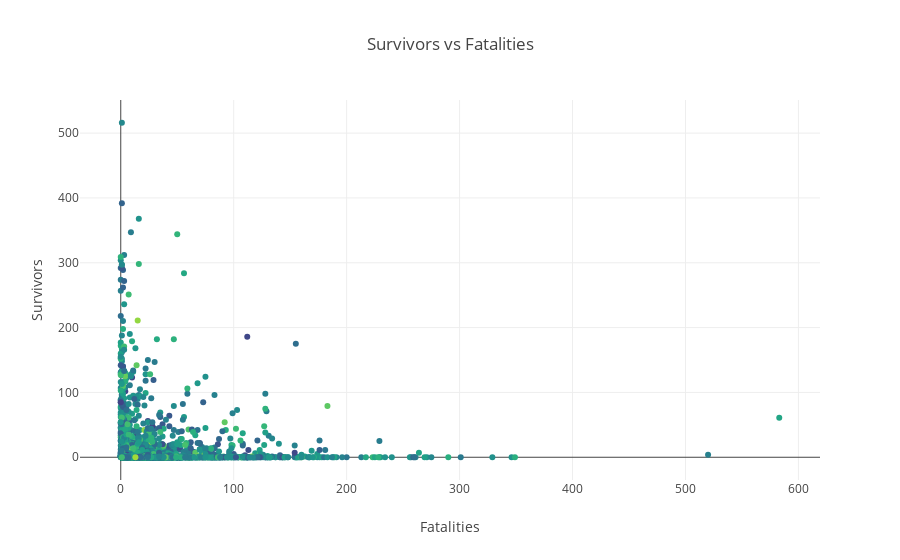

Notebook cell for this chart:
### Code cell
#Fatalities Aboard
Fatalities = df3.dropna(subset=['Fatalities']) 
Aboard_Fatalities = Fatalities.dropna(subset=['Aboard']) 
aboard = Aboard_Fatalities["Aboard"].values
fatalities = Aboard_Fatalities["Fatalities"].values
survivors = aboard-fatalities
print(f"Numero di morti: {np.sum(fatalities)}, numero di sopravvissuti: {np.sum(survivors)}")
data = [ 
    go.Scatter(x=fatalities, y=survivors, mode="markers",
               #marker = {'color': 'rgb(0,0,255)', 'size': 5, 'symbol': 'circle', 'opacity': 1.0},
               marker=dict(
                   size=6, 
                   color = np.random.randn(10000), #set color equal to a variable
                   colorscale='Viridis',
                   showscale=False
               ),
               name="data"),
]

layout = go.Layout(title = 'Survivors vs Fatalities', xaxis = {'title': 'Fatalities'}, yaxis = {'title': 'Survivors'}, barmode='overlay')
fig=go.Figure(data=data, layout=layout)

py.iplot(fig)

### Figure 1 — Plotly figure (JSON) as saved in the notebook; plotly's stock layout.template omitted (floating-point values rounded to 4 significant figures; data arrays with more than 128 entries replaced by an {"elided": "..."} marker saying what was removed)
{"data": [{"marker": {"color": {"elided": "10000 float values"}, "colorscale": "Viridis", "showscale": false, "size": 6}, "mode": "markers", "name": "data", "type": "scatter", "uid": "0d1c00dc-01e0-11e9-98e3-1002b5e0c242", "x": {"elided": "5246 int values"}, "y": {"elided": "5246 int values"}}], "layout": {"barmode": "overlay", "title": "Survivors vs Fatalities", "xaxis": {"title": "Fatalities"}, "yaxis": {"title": "Survivors"}}}
